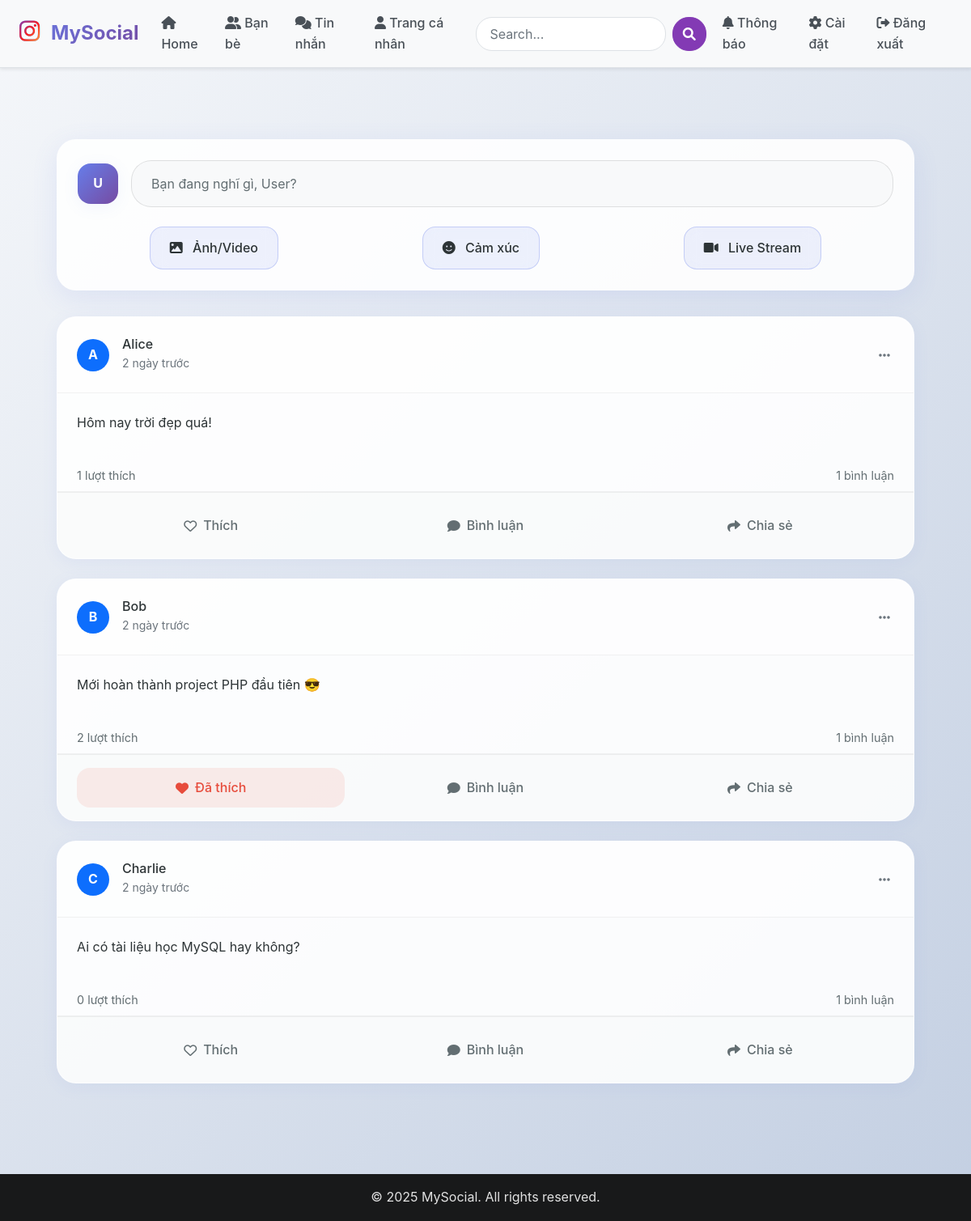
Page /app/views/pages/posts/home.php (signed in) on the committed database.
### tables this page shows
CREATE TABLE Post (
    PostID INT AUTO_INCREMENT PRIMARY KEY,
    AuthorID INT NOT NULL,
    Content TEXT,
    PostTime DATETIME DEFAULT CURRENT_TIMESTAMP,
    SharedFromPostID INT NULL,
    FOREIGN KEY (AuthorID) REFERENCES Account(AccountID),
    FOREIGN KEY (SharedFromPostID) REFERENCES Post(PostID)
);

CREATE TABLE Account (
    AccountID INT AUTO_INCREMENT PRIMARY KEY,
    Email VARCHAR(100) UNIQUE NOT NULL,
    PasswordHash VARCHAR(255) NOT NULL,
    Username VARCHAR(50) UNIQUE NOT NULL
);

### core/Database.php (called while the page is built, shortened)
<?php
class Database {
    private $conn;
    public function __construct() {
        $this->conn = new mysqli(HOST, USER, PASSWORD, DB);
        $this->conn->set_charset("utf8mb4");
    }
    public function callProcedureSelect($procedureName, $params = []) {
        $placeholders = $params ? implode(',', array_fill(0, count($params), '?')) : '';
        $sql = "CALL $procedureName($placeholders)";
        $stmt = $this->conn->prepare($sql);
        if ($params) {
            $types = str_repeat('s', count($params));
            $stmt->bind_param($types, ...$params);
        }
        $stmt->execute();
        $result = $stmt->get_result();
        $data = [];
        if ($result) {
            while ($row = $result->fetch_assoc()) {
                $data[] = $row;
            }
        }
        return $data;
    }
}
?>

### app/controllers/PostController.php (called while the page is built, shortened)
<?php
require_once __DIR__ . '/../models/Post.php';
require_once __DIR__ . '/../models/Comment.php';
class PostController {
    public function getAllPosts() {
        try {
            $postModel = new Post(0);
            $postsFromDB = $postModel->getAll();
            $posts = [];
            if ($postsFromDB && is_array($postsFromDB)) {
                foreach ($postsFromDB as $row) {
                    $posts[] = $this->formatPostData($row);
                }
            }
            return $posts;
        } catch (Exception $e) {
            error_log("PostController::getAllPosts() - Error: " . $e->getMessage());
            return [[
                'post_id' => 0,
                'username' => 'System',
                'content' => 'Lỗi khi tải bài viết. Vui lòng thử lại sau.',
                'media_url' => null,
                'like_count' => 0,
                'comment_count' => 0,
                'created_at' => 'Vừa xong'
            ]];
        }
    }
    private function formatPostData($row) {
        $imageUrl = $row['ImageUrl'] ?? null;
        $createdAt = $this->formatTimeAgo($row['CreatedAt'] ?? $row['PostTime'] ?? null);
        return [
            'post_id' => $row['PostID'],
            'username' => $row['Username'] ?? 'Unknown User',
            'content' => $row['Content'] ?? '',
            'media_url' => $imageUrl,
            'like_count' => $row['LikeCount'] ?? 0,
            'comment_count' => $row['CommentCount'] ?? 0,
            'created_at' => $createdAt
        ];
    }
    private function formatTimeAgo($timestamp) {
        $createdAt = strtotime($timestamp);
        $now = time();
        $diff = $now - $createdAt;
        if ($diff < 0 || $diff < 60) {
            return 'Vừa xong';
        } elseif ($diff < 3600) {
            $minutes = floor($diff / 60);
            return $minutes . ' phút trước';
        } elseif ($diff < 86400) {
            $hours = floor($diff / 3600);
            return $hours . ' giờ trước';
        } elseif ($diff < 604800) {
            $days = floor($diff / 86400);
            return $days . ' ngày trước';
        } else {
            return date('d/m/Y', $createdAt);
        }
    }
}
?>

### app/models/Post.php (called while the page is built, shortened)
<?php
require_once __DIR__ . '/../../core/Database.php';
class Post {
    private $db;
    public function __construct($authorID, $content = "", $postID = null) {
        $this->db = new Database();
    }
    public function getAll() {
        return $this->db->callProcedureSelect("sp_GetAllPosts");
    }
}
?>

### app/models/Comment.php (called while the page is built, shortened)
<?php
require_once __DIR__ . '/../../core/Database.php';
class Comment {
    private $postID;
    private $db;
    public function __construct($postID, $accountID, $content = "", $commentID = null) {
        $this->postID = $postID;
        $this->db = new Database();
    }
    public function getByPost() {
        return $this->db->callProcedureSelect("sp_GetCommentsByPostId", [$this->postID]);
    }
}
?>

### app/views/components/posts/post-card.php (the view, shortened to what this page needs)
<?php
$post_id = $post['post_id'];
$username = $post['username'] ?? 'Unknown';
$content = $post['content'] ?? '';
$like_count = $post['like_count'] ?? 0;
$created_at = $post['created_at'] ?? 'Vừa xong';
$user_liked = ($post_id % 2 == 0);
$real_comments = [];
try {
    require_once __DIR__ . '/../../../models/Comment.php';
    $commentModel = new Comment($post_id, 0);
    $commentsFromDB = $commentModel->getByPost();
    if ($commentsFromDB && is_array($commentsFromDB)) {
        foreach ($commentsFromDB as $commentRow) {
            $commentTimeValue = $commentRow['CommentTime'] ?? $commentRow['CreatedAt'] ?? null;
            if (!$commentTimeValue) {
                $commentTimeAgo = 'Vừa xong';
            } else {
                $commentCreatedAt = strtotime($commentTimeValue);
                $now = time();
                $diff = $now - $commentCreatedAt;
                $minutes = floor(abs($diff) / 60);
                if ($diff < 0 || $diff < 60) {
                    $commentTimeAgo = 'Vừa xong';
                } elseif ($diff < 3600) {
                    $commentTimeAgo = $minutes . ' phút trước';
                } elseif ($diff < 86400) {
                    $hours = floor($diff / 3600);
                    $commentTimeAgo = $hours . ' giờ trước';
                } elseif ($diff < 604800) {
                    $days = floor($diff / 86400);
                    $commentTimeAgo = $days . ' ngày trước';
                } else {
                    $commentTimeAgo = date('d/m/Y', $commentCreatedAt);
                }
            }
            $real_comments[] = [
                'username' => $commentRow['Username'] ?? 'Anonymous',
                'content' => $commentRow['Content'] ?? '',
                'created_at' => $commentTimeAgo
            ];
        }
    }
} catch (Exception $e) {
    error_log("Error loading comments for post {$post_id}: " . $e->getMessage());
}
?>
<div class="post-card mb-4" data-post-id="<?= $post_id ?>">
    <div class="post-header">
        <div class="d-flex align-items-center justify-content-between">
            <div class="d-flex align-items-center">
                <div class="bg-primary rounded-circle d-flex align-items-center justify-content-center me-3"
                     style="width: 40px; height: 40px;">
                    <span class="text-white fw-bold"><?= strtoupper(substr($username, 0, 1)) ?></span>
                </div>
                <div>
                    <h6 class="mb-0"><?= htmlspecialchars($username) ?></h6>
                    <small class="text-muted"><?= htmlspecialchars($created_at) ?></small>
                </div>
            </div>
            <div class="dropdown">
                <button class="btn btn-link text-muted p-1" data-bs-toggle="dropdown">
                    <i class="fas fa-ellipsis-h"></i>
                </button>
            </div>
        </div>
    </div>
    <div class="post-content">
        <?php if ($content): ?>
        <p class="post-text"><?= nl2br(htmlspecialchars($content)) ?></p>
        <?php endif; ?>
    </div>
    <div class="post-stats">
        <div class="like-reactions">
            <span class="like-count"><?= number_format($like_count) ?> lượt thích</span>
        </div>
        <span class="comment-count"><?= count($real_comments) ?> bình luận</span>
    </div>
    <div class="post-actions">
        <button class="action-btn like-btn <?= $user_liked ? 'liked' : '' ?>"
                data-post-id="<?= $post_id ?>">
            <i class="<?= $user_liked ? 'fas' : 'far' ?> fa-heart"></i>
            <span><?= $user_liked ? 'Đã thích' : 'Thích' ?></span>
        </button>
        <button class="action-btn comment-btn" data-post-id="<?= $post_id ?>" onclick="openPostDetail(<?= $post_id ?>)">
            <i class="fas fa-comment"></i>
            <span>Bình luận</span>
        </button>
        <button class="action-btn share-btn" data-post-id="<?= $post_id ?>">
            <i class="fas fa-share"></i>
            <span>Chia sẻ</span>
        </button>
    </div>
</div>

### app/views/pages/posts/home.php (shortened to what this page needs)
<?php
require_once __DIR__ . '/../../../controllers/PostController.php';
$postController = new PostController();
$posts = $postController->getAllPosts();
?>
<!DOCTYPE html>
<html lang="vi">
<head>
    <link href="https://cdn.jsdelivr.net/npm/bootstrap@5.1.3/dist/css/bootstrap.min.css" rel="stylesheet">
    <link href="https://cdnjs.cloudflare.com/ajax/libs/font-awesome/6.0.0/css/all.min.css" rel="stylesheet">
    <link href="/assets/css/theme.css" rel="stylesheet">
    <link href="/assets/css/posts.css" rel="stylesheet">
</head>
<body>
    <div class="main-container">
        <div class="content-grid">
            <main class="center-feed">
                <?php include __DIR__ . '/create-post.php'; ?>
                <section class="posts-feed">
                    <?php foreach ($posts as $post): ?>
                        <?php include __DIR__ . '/../../components/posts/post-card.php'; ?>
                    <?php endforeach; ?>
                </section>
            </main>
        </div>
    </div>
</body>
</html>
<?php
require_once __DIR__ . '/../../layouts/main.php';

### rows in the picture
post: AuthorID.Username "A", AuthorID.Username "Alice", content "Hôm nay trời đẹp quá!", like_count "1", count($real_comments) "1", shows "Thích"
post: AuthorID.Username "B", AuthorID.Username "Bob", content "Mới hoàn thành project PHP đầu tiên 😎", like_count "2", count($real_comments) "1", shows "Đã thích"
post: AuthorID.Username "C", AuthorID.Username "Charlie", content "Ai có tài liệu học MySQL hay không?", like_count "0", count($real_comments) "1", shows "Thích"

### other values in the picture
substr($currentUser, 0, 1) "U"
